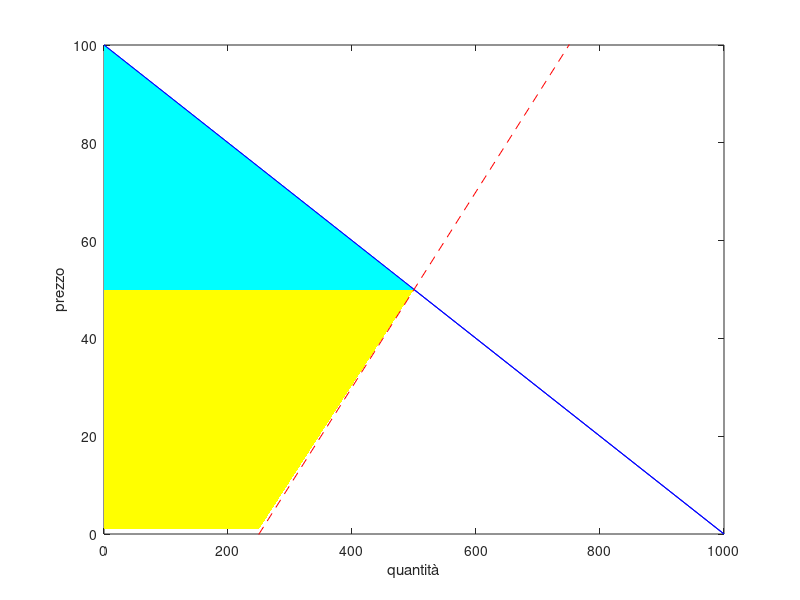

Write MATLAB code to recreate this figure.
%definizione parametri
a=10;
b=5;
%definizione varibili esogene
Qd_bar=1000;
Qs_bar=250;
%calcolo del prezzo di equilibrio
Pe=(Qd_bar-Qs_bar)/(a+b);
disp(strcat(["il prezzo di equilibrio è ",num2str(Pe)]))
%calcolo della quantità di equilibrio
Qe=Qd_bar-a*Pe;
disp(strcat(["la quantità di equilibrio è ",num2str(Qe)]))
%calcolo del surplus del consumatore
Pmax=Qd_bar/a;
Cs=Qe*(Pmax-Pe)/2;
disp(strcat(["il surplus del consumatore è ",num2str(Cs)]))
%calcolo del surplus del produttore
Pmin=-Qs_bar/b;
if(Qs_bar<0)
Ps=Qe*(Pe-Pmin)/2;
else
Ps=Qs_bar*Pe+(Qe-Qs_bar)*Pe/2;
end
disp(strcat(["il surplus del produttore è ",num2str(Ps)]))

%traccia il grafico

%crea grafico iniziale
plot([Qd_bar 0],[0 Pmax],'b');
% ascisse dei punti del surplus dei consumatori
Cs_x=[0,Qe,0];
% ordinate dei punti del surplus dei consumatori
Cs_y=[Pmax,Pe,Pe];
hold on; %permettere di fare aggiunte al grafico già creato
%colora l'area del surplus dei consumatori
fill(Cs_x,Cs_y,'c','LineStyle','none');
%ascisse e ordinate dei punti del surplus dei produttori
if(Qs_bar<0)
	Cp_x=[0,Qe,0];
	Cp_y=[Pmin,Pe,Pe];
else
	Cp_x=[0,Qs_bar,Qe,0];
	Cp_y=[0+1,0+1,Pe,Pe];
end
%colora l'area del surplus dei produttori
fill(Cp_x,Cp_y,'y','LineStyle','none');
%traccia linea della domanda
line([Qd_bar 0],[0 Pmax],'color','b');
%traccia linea dell'offerta
line([0 Qd_bar],[Pmin (Qd_bar-Qs_bar)/b],'linestyle','--','color','r');
xlabel("quantità");
ylabel("prezzo");
ylim([0,Qd_bar/a]);
